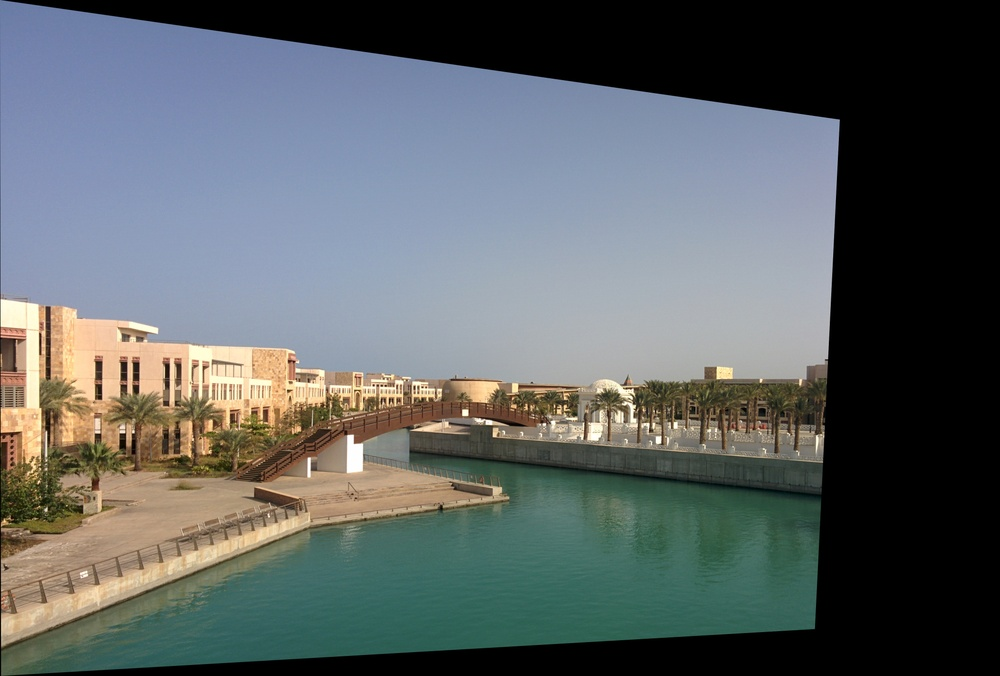
#> input picture img1.jpg, 1000 x 676 px, shrunk from 4195 x 2834 before the run
$ jupyter execute --allow-errors Untitled.ipynb   (shell and % lines are left out)   (older library calls are emulated)
#> lines starting #> are read from the running program, lines starting #| are printed output that depends on the picture; after the words box and inside, x2 and y2 are one past the last pixel; in counts of white or black regions, pixels touching at a corner belong together
[cell 1]
import numpy as np
import scipy as sp
import cv2
import matplotlib.pyplot as plt
import sys

[cell 2]
def to_gray(image):
    img = image.copy()
    gray_image = cv2.cvtColor(img, cv2.COLOR_BGR2GRAY)
    return gray_image

[cell 3]
output_image = cv2.imread('img1.jpg')
#> output_image is the input picture: shape (676, 1000, 3); mean B, G, R 100.4, 99.2, 93
image_2 = cv2.imread('img2.jpg')
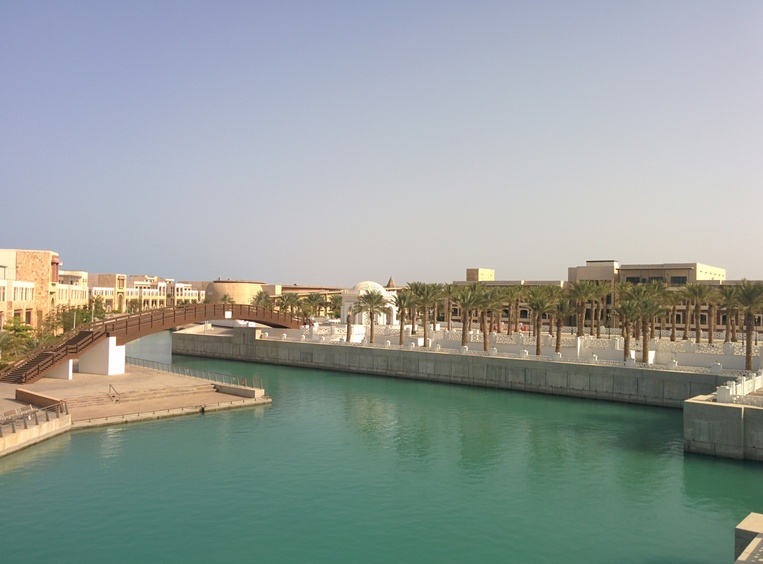
#> input picture img2.jpg, 763 x 564 px, shrunk from 3200 x 2368 before the run
#> image_2 is the input picture: shape (564, 763, 3); mean B, G, R 152.2, 156.3, 148.2
min_xy = np.array([-995.40045166, -409.15112305])

[cell 4]
min_xy = min_xy.astype(np.int)
min_xy

[cell 5]
# plt.imshow(cv2.cvtColor(output_image, cv2.COLOR_BGR2RGB))
output_image = cv2.cvtColor(output_image, cv2.COLOR_BGR2RGB)
plt.imshow(output_image)

[cell 6]
output_image2 = np.zeros(output_image.shape, dtype=np.uint8)
#> (the rest of this cell did not finish here and is left out)

[cell 7]
img2_map = np.zeros((output_image.shape[0], output_image.shape[1]))
img2_map[-min_xy[1]:-min_xy[1] + image_2.shape[0],
         -min_xy[0]:-min_xy[0] + image_2.shape[1]] = 1
plt.imshow(img2_map, cmap='gray')
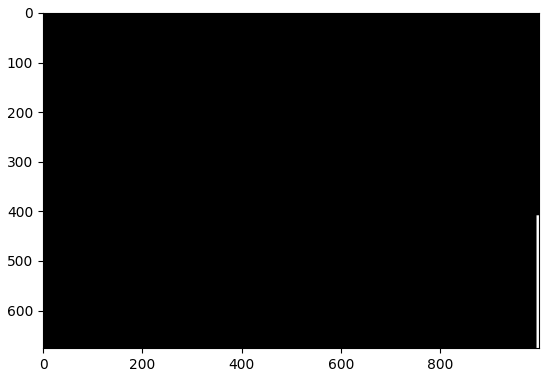
#> figure drawn by matplotlib, 1 panel

[cell 8]
img1_map = np.zeros((output_image.shape[0], output_image.shape[1]))
img1_map[to_gray(output_image) != 0] = 1
#> in to_gray, `gray_image = cv2.cvtColor(img, cv2.COLOR_BGR2GRAY)`:
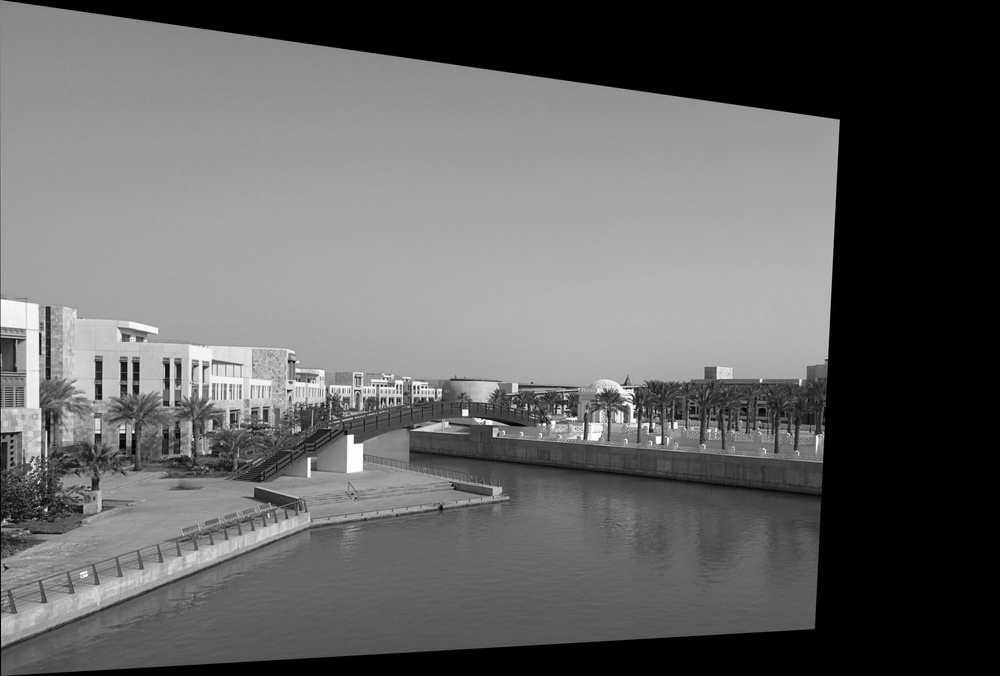
#> gray_image: shape (676, 1000); min 0, max 255, mean 98.9
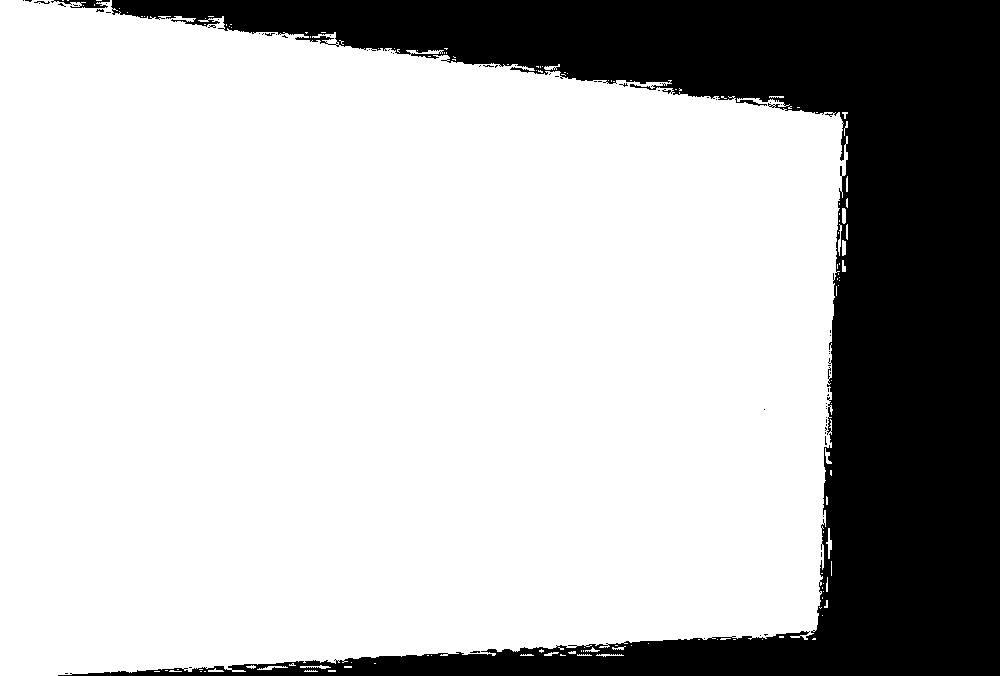
#> img1_map: shape (676, 1000) float64; values 0 (black) and 1 (white), 74.1% white; 66 black regions (63 under 20 px), largest, box (x1, y1, x2, y2) and area: (58, 0, 1000, 676) 174689, (51, 0, 110, 8) 247, (34, 1, 50, 4) 23
plt.imshow(img1_map, cmap='gray')

[cell 9]
overlap_map = np.zeros((output_image.shape[0], output_image.shape[1]))
overlap_map[np.logical_and(img1_map == 1, img2_map == 1)] = 1
plt.imshow(overlap_map, cmap='gray')

[cell 10]
plt.imshow(1-(img1_map-overlap_map), cmap='gray')
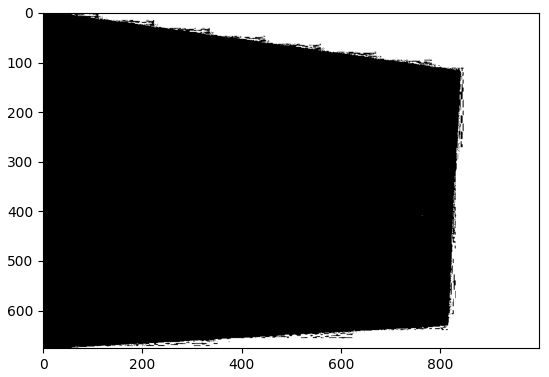
#> figure drawn by matplotlib, 1 panel

[cell 11]
from scipy import ndimage

[cell 12]
plt.imshow(1-(img2_map-overlap_map), cmap='gray')
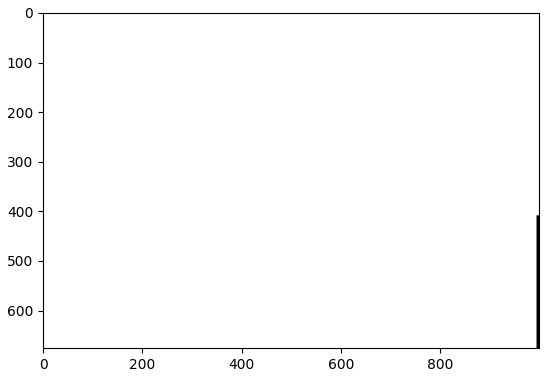
#> figure drawn by matplotlib, 1 panel

[cell 13]
d1 = ndimage.distance_transform_edt(1-(img1_map-overlap_map))
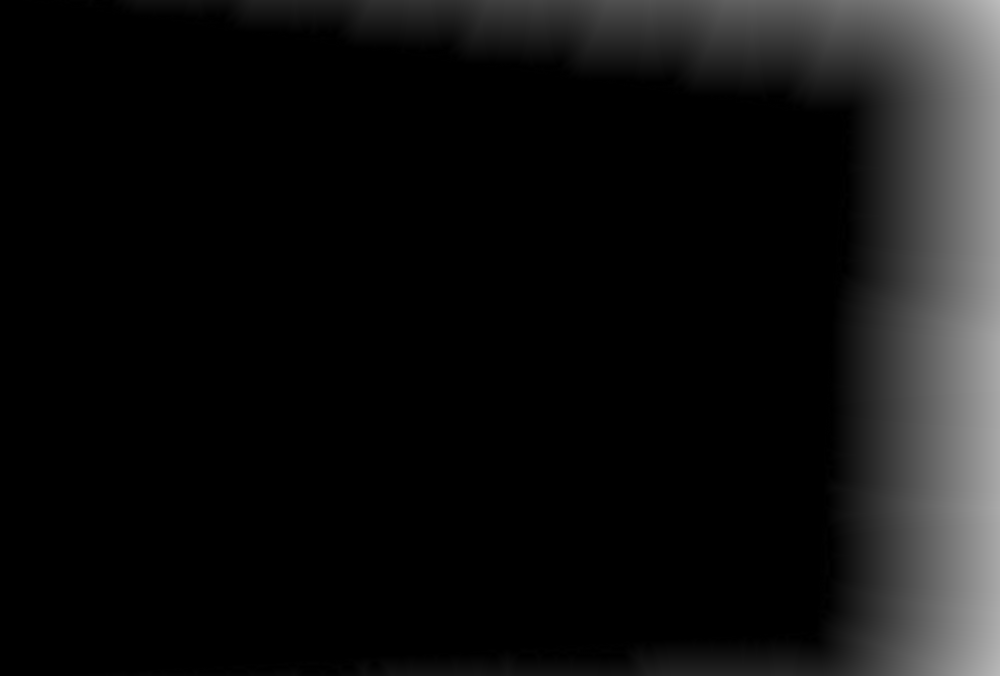
#> d1: shape (676, 1000) float64; min 0, max 188.8, mean 16.7
d2 = ndimage.distance_transform_edt(1-(img2_map-overlap_map))
gradient = d1.copy()
gradient = gradient.astype(np.float32) / (d1+d2)
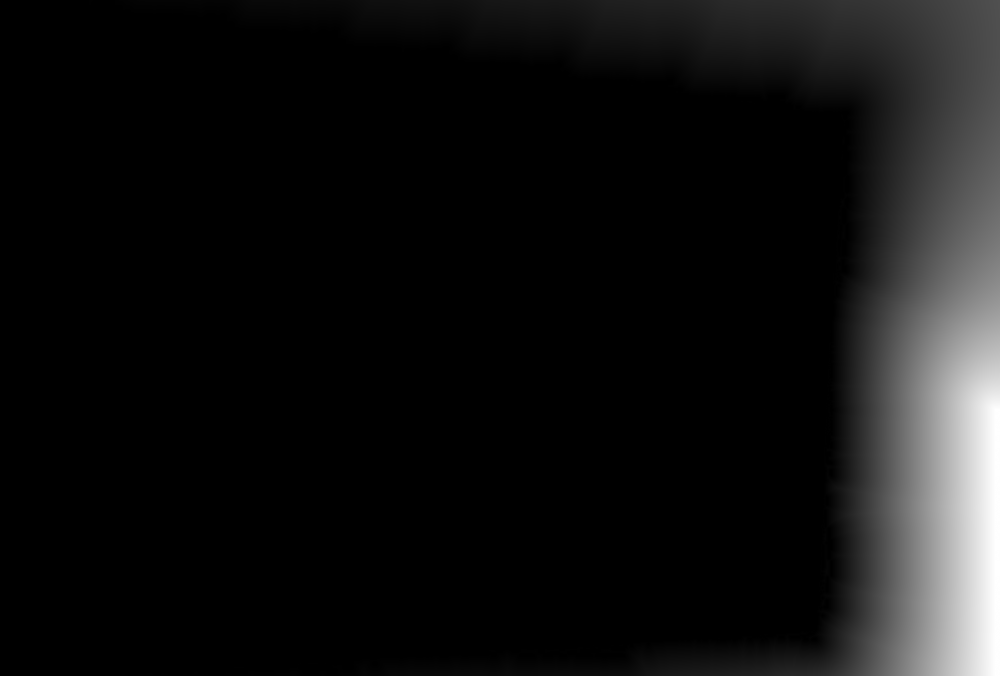
#> gradient: shape (676, 1000) float64; min 0, max 1, mean 0.0683
gradient[overlap_map == 0] = 0
#> gradient: shape (676, 1000) float64; every value is 0
#> in to_gray (call 3), `img = image.copy()`: img: shape (676, 1000, 3); every value is 0
#> in to_gray (call 3), `gray_image = cv2.cvtColor(img, cv2.COLOR_BGR2GRAY)`: gray_image: shape (676, 1000); every value is 0
plt.imshow(gradient, cmap='gray')

[cell 14]
mask = img1_map.copy()
mask[overlap_map == 1] = (1-gradient)[overlap_map == 1]
plt.imshow(mask, cmap='gray')

[cell 15]
def alpha_blend(img1, img2, mask):
    blend = np.zeros(img1.shape, dtype=np.uint8)
    if len(img1.shape) == 2:
        blend = img1 * mask + img2 * (1-mask)
    else:
        for ch in range(3):
            blend[:,:,ch] = img1[:,:,ch] * mask + img2[:,:,ch] * (1-mask)
    return blend

[cell 16]
blend = alpha_blend(to_gray(output_image), to_gray(output_image2), mask)
plt.imshow(blend, cmap='gray')

[cell 17]
blend = alpha_blend(output_image, output_image2, mask)
